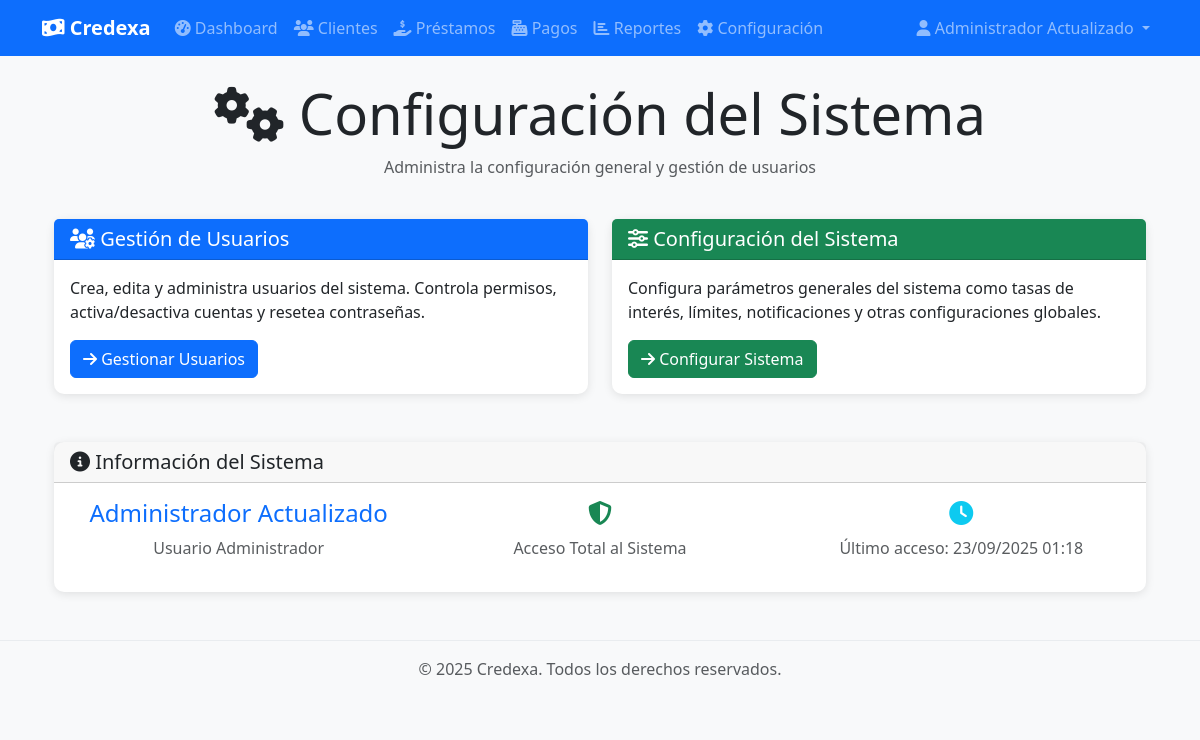
Before: /api/configuracion (signed in) with the older database file.
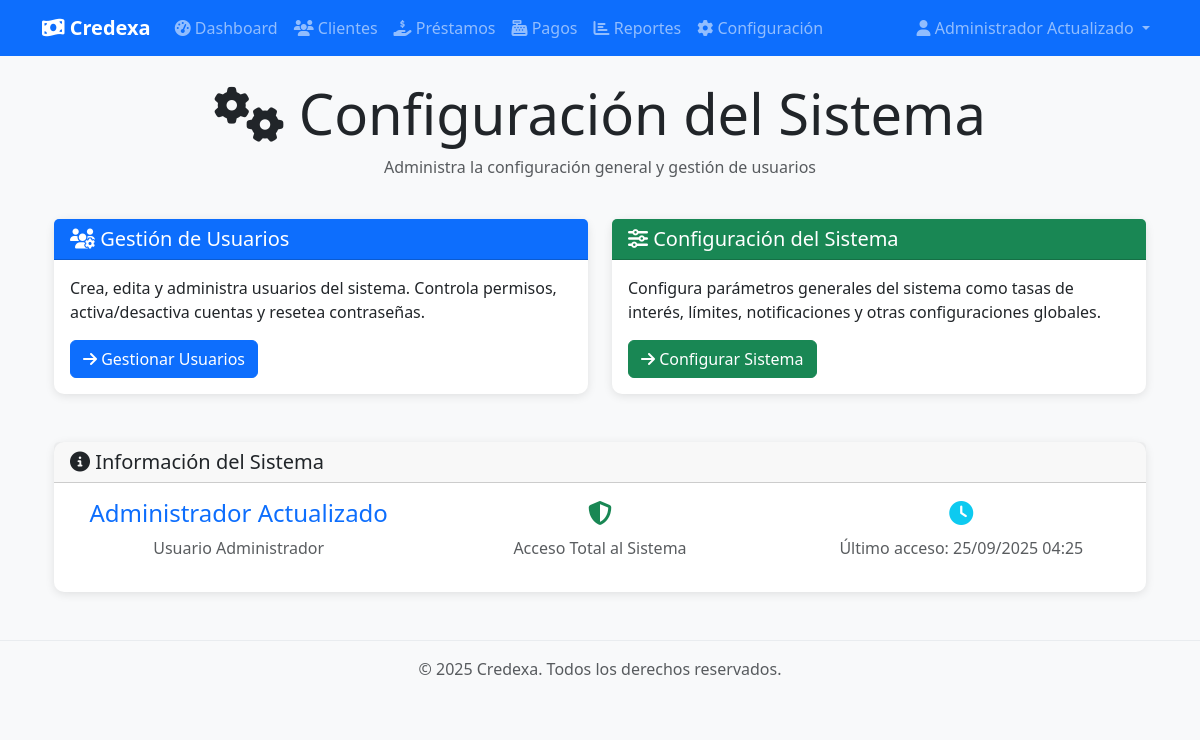
After: the same page with the newer database file.
### app/models/user.py (models this page shows, shortened)
class Usuario(Base):
    __tablename__ = "usuarios"
    id = Column(Integer, primary_key=True, index=True)
    nombre_completo = Column(String, nullable=False)
    username = Column(String, unique=True, index=True, nullable=False)
    email = Column(String, unique=True, index=True, nullable=False)
    hashed_password = Column(String, nullable=False)
    rol_id = Column(Integer, ForeignKey("roles.id"), nullable=False)
    activo = Column(Boolean, default=True, nullable=False)
    ultimo_login = Column(DateTime(timezone=True), nullable=True)
    creado_en = Column(DateTime(timezone=True), server_default=func.now())
    actualizado_en = Column(DateTime(timezone=True), onupdate=func.now())
    rol = relationship("Rol", back_populates="usuarios")
    pagos_socio = relationship("PagoSocio", back_populates="usuario", cascade="all, delete-orphan")

### app/api/configuracion.py (the view)
@router.get("", response_class=HTMLResponse)
async def pagina_configuracion(
    request: Request,
    current_user: UsuarioModel = Depends(get_current_admin_user)
):
    return templates.TemplateResponse("configuracion/index.html", {
        "request": request,
        "title": "Configuración del Sistema",
        "user": current_user
    })

### app/templates/configuracion/index.html (shortened to what this page needs)
{% extends "base.html" %}
{% block content %}
<div class="container mt-4">
    <div class="row mb-4">
        <div class="col-12">
            <h1 class="display-4 text-center">
                <i class="fas fa-cogs"></i> Configuración del Sistema
            </h1>
            <p class="text-center text-muted">Administra la configuración general y gestión de usuarios</p>
        </div>
    </div>
    <div class="row">
        <div class="col-md-6 mb-4">
            <div class="card h-100 border-primary">
                <div class="card-header bg-primary text-white">
                    <h5 class="mb-0">
                        <i class="fas fa-users-cog"></i>
                        Gestión de Usuarios
                    </h5>
                </div>
                <div class="card-body d-flex flex-column">
                    <p class="card-text">
                        Crea, edita y administra usuarios del sistema. Controla permisos,
                        activa/desactiva cuentas y resetea contraseñas.
                    </p>
                    <div class="mt-auto">
                        <a href="/configuracion/usuarios" class="btn btn-primary">
                            <i class="fas fa-arrow-right"></i>
                            Gestionar Usuarios
                        </a>
                    </div>
                </div>
            </div>
        </div>
        <div class="col-md-6 mb-4">
            <div class="card h-100 border-success">
                <div class="card-header bg-success text-white">
                    <h5 class="mb-0">
                        <i class="fas fa-sliders-h"></i>
                        Configuración del Sistema
                    </h5>
                </div>
                <div class="card-body d-flex flex-column">
                    <p class="card-text">
                        Configura parámetros generales del sistema como tasas de interés,
                        límites, notificaciones y otras configuraciones globales.
                    </p>
                    <div class="mt-auto">
                        <a href="/configuracion/sistema" class="btn btn-success">
                            <i class="fas fa-arrow-right"></i>
                            Configurar Sistema
                        </a>
                    </div>
                </div>
            </div>
        </div>
    </div>
    <div class="row mt-4">
        <div class="col-12">
            <div class="card">
                <div class="card-header">
                    <h5 class="mb-0">
                        <i class="fas fa-info-circle"></i>
                        Información del Sistema
                    </h5>
                </div>
                <div class="card-body">
                    <div class="row">
                        <div class="col-md-4">
                            <div class="text-center">
                                <h4 class="text-primary">{{ user.nombre_completo }}</h4>
                                <p class="text-muted">Usuario Administrador</p>
                            </div>
                        </div>
                        <div class="col-md-4">
                            <div class="text-center">
                                <h4 class="text-success">
                                    <i class="fas fa-shield-alt"></i>
                                </h4>
                                <p class="text-muted">Acceso Total al Sistema</p>
                            </div>
                        </div>
                        <div class="col-md-4">
                            <div class="text-center">
                                <h4 class="text-info">
                                    <i class="fas fa-clock"></i>
                                </h4>
                                <p class="text-muted">Último acceso: {{ user.ultimo_login.strftime('%d/%m/%Y %H:%M') if user.ultimo_login else 'Nunca' }}</p>
                            </div>
                        </div>
                    </div>
                </div>
            </div>
        </div>
    </div>
</div>
{% endblock %}

### app/templates/base.html (shortened to what this page needs)
<!DOCTYPE html>
<html lang="es">
<head>
    <link href="https://cdn.jsdelivr.net/npm/bootstrap@5.3.0/dist/css/bootstrap.min.css" rel="stylesheet">
    <link rel="stylesheet" href="https://cdnjs.cloudflare.com/ajax/libs/font-awesome/6.4.0/css/all.min.css">
    <link href="/static/css/style.css" rel="stylesheet">
</head>
<body>
    <nav class="navbar navbar-expand-lg navbar-dark bg-primary">
        <div class="container">
            <a class="navbar-brand" href="/">
                <i class="fas fa-money-bill-wave"></i>
                Credexa
            </a>
            {% if user %}
            <div class="collapse navbar-collapse" id="navbarNav">
                <ul class="navbar-nav me-auto">
                    <li class="nav-item">
                        <a class="nav-link" href="/dashboard">
                            <i class="fas fa-tachometer-alt"></i> Dashboard
                        </a>
                    </li>
                    <li class="nav-item">
                        <a class="nav-link" href="/clientes">
                            <i class="fas fa-users"></i> Clientes
                        </a>
                    </li>
                    <li class="nav-item">
                        <a class="nav-link" href="/prestamos">
                            <i class="fas fa-hand-holding-usd"></i> Préstamos
                        </a>
                    </li>
                    <li class="nav-item">
                        <a class="nav-link" href="/pagos">
                            <i class="fas fa-cash-register"></i> Pagos
                        </a>
                    </li>
                    <li class="nav-item">
                        <a class="nav-link" href="/reportes">
                            <i class="fas fa-chart-bar"></i> Reportes
                        </a>
                    </li>
                    {% if user.is_admin %}
                    <li class="nav-item">
                        <a class="nav-link" href="/configuracion">
                            <i class="fas fa-cog"></i> Configuración
                        </a>
                    </li>
                    {% endif %}
                </ul>
                <ul class="navbar-nav">
                    <li class="nav-item dropdown">
                        <a class="nav-link dropdown-toggle" href="#" id="userDropdown" role="button" data-bs-toggle="dropdown">
                            <i class="fas fa-user"></i> {{ user.nombre_completo }}
                        </a>
                    </li>
                </ul>
            </div>
            {% endif %}
        </div>
    </nav>
    <main class="{% block main_class %}container mt-4{% endblock %}">
        {% block content %}{% endblock %}
    </main>
    <footer class="bg-light text-center text-muted py-3 mt-5">
        <div class="container">
            <p>&copy; 2025 Credexa. Todos los derechos reservados.</p>
        </div>
    </footer>
</body>
</html>

### app/static/css/style.css (style rules this page uses)
:root { --primary-color: #0d6efd; --success-color: #198754; --warning-color: #ffc107; --danger-color: #dc3545; --info-color: #0dcaf0; --light-bg: #f8f9fa; --dark-text: #212529; }
body { font-family: 'Segoe UI', Tahoma, Geneva, Verdana, sans-serif; background-color: #f8f9fa; }
.navbar-brand { font-weight: bold; }
.card { border: none; border-radius: 10px; box-shadow: 0 2px 10px rgba(0, 0, 0, 0.1); transition: transform 0.2s ease-in-out, box-shadow 0.2s ease-in-out; }
.btn { border-radius: 6px; font-weight: 500; transition: all 0.2s ease-in-out; }
.nav-link { font-weight: 500; transition: color 0.2s ease; }
footer { margin-top: auto; border-top: 1px solid #e9ecef; }

Changed rows visible on the page:
changed Usuario "Administrador Actualizado": ultimo_login "23/09/2025 01:18" → "25/09/2025 04:25"
